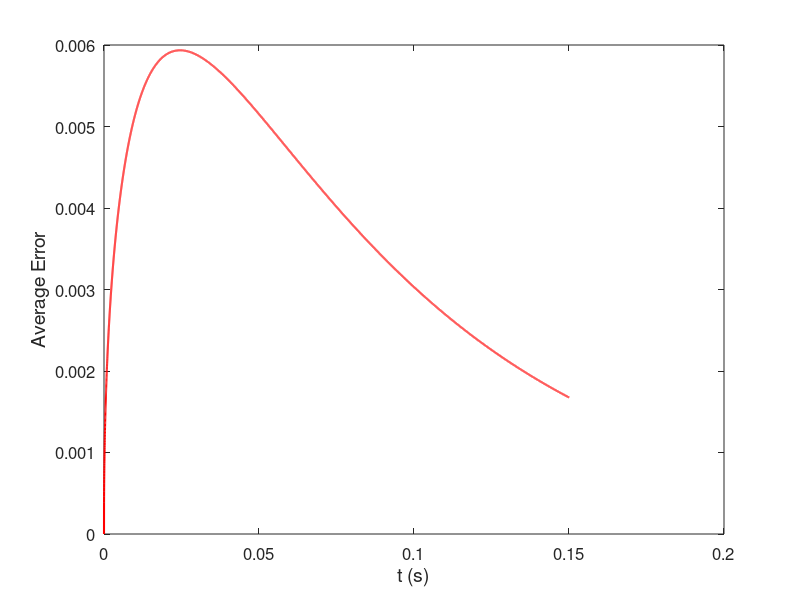
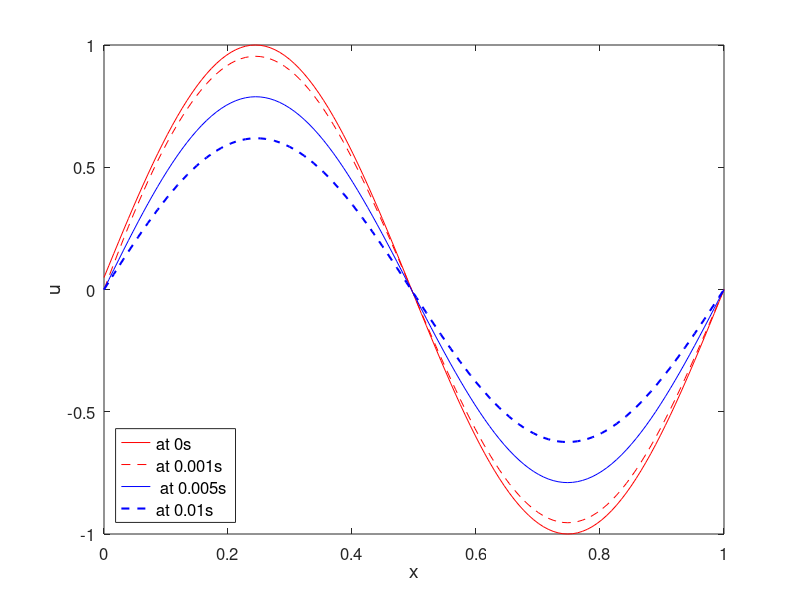

The MATLAB source for these figures, in order:
%%

x1=importdata("data0.dat");
x2=importdata("data100.dat");
x3=importdata("data500.dat");
x4=importdata("data1000.dat");
x5=importdata("avgError.dat");
%%
x=linspace(0,1,128);
t=linspace(0,0.15006,15006);
%%
figure (1)
plot(x,x1,'-r',x,x2,'--r',x,x3,'-b',x,x4,'--b',"LineWidth",1.5);
set(gca,'FontSize',12);
ylabel("u",'FontSize',14);
xlabel("x",'FontSize',14);
legend("at 0s","at 0.001s"," at 0.005s","at 0.01s","Location","southwest","FontSize",12);
%print('-dpng','-r700','Uvalues.png')
%%
figure (2)
plot(t,x5,'-r',"LineWidth",1.5);
set(gca,'FontSize',12);
ylabel("Average Error",'FontSize',14);
xlabel("t (s)",'FontSize',14);
print('-dpng','-r700','avgError.png')
%%